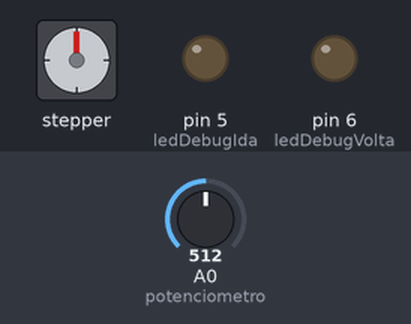
Bench run of a sketch on a simulated Arduino Uno, built with avr-gcc and run on an emulated ATmega328P. Parts: stepper motor, output pins drawn as LEDs (lit = HIGH). Wiring (inferred from the names in the program): stepper motor (200 steps per turn assumed): coils pin 8, pin 9, pin 10, pin 11. Inputs (shaded band) come from the test bench; at power-on: A0 (potenciometro) = 512. Pins used as bus, display or sensor lines are not drawn.

Above: at 1.2 s.
1.3 s: A0 (potenciometro) set to 487
At 1.9 s:
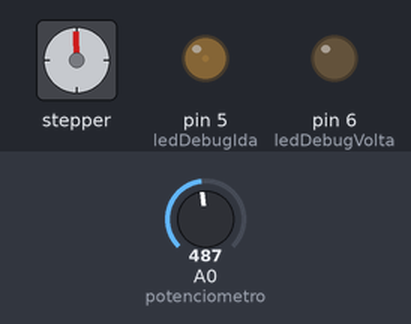
4.3 s: A0 (potenciometro) set to 510
At 5.7 s:
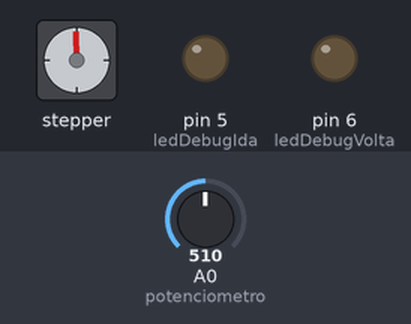
6.0 s: A0 (potenciometro) set to 534
At 6.6 s:
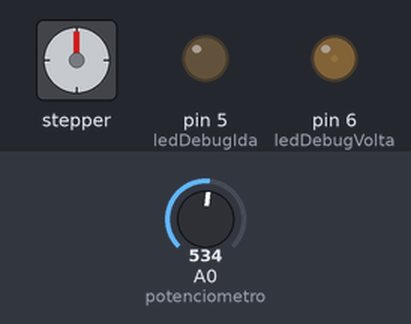
9.0 s: A0 (potenciometro) set to 716
At 9.4 s:
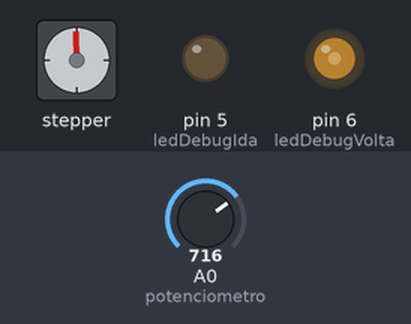
12.0 s: A0 (potenciometro) set to 900
At 12.6 s:
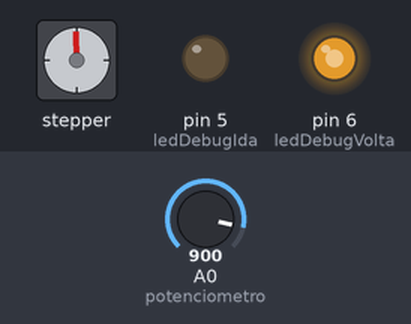
Timing chart, 0 to 16.0 s (numbered marks = the images above; inputs shaded):
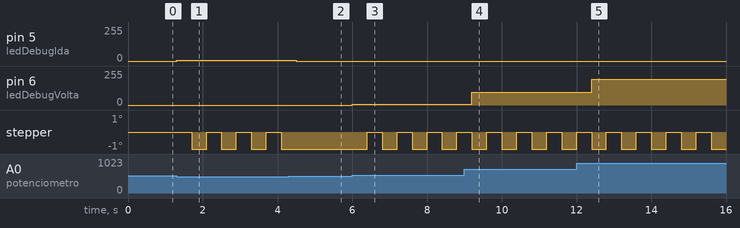

Measured:
- the behaviour switches between 500 and 499 on A0 (potenciometro) (found by bisection; images 0 and 1)
- after the input at 1.3 s, pin 5 (ledDebugIda): 0/255 → 7/255 at once; stepper: alternates -1° for 0.40 s and 0° for 0.40 s, starting after 0.40 s
- after the input at 4.3 s, pin 5 (ledDebugIda): 7/255 → 0/255 after 0.20 s; stepper: stops changing and stays -1°
- after the input at 6.0 s, pin 6 (ledDebugVolta): 0/255 → 4/255 at once; stepper: alternates -1° for 0.40 s and 0° for 0.40 s, starting after 0.40 s
- after the input at 9.0 s, pin 6 (ledDebugVolta): 4/255 → 97/255 after 0.20 s
- after the input at 12.0 s, pin 6 (ledDebugVolta): 97/255 → 192/255 after 0.40 s

The sketch:

meuStepper_L298N_01_.ino
```cpp
//Controlador de motor de passo
//Autor: Otavio Carneiro dos Santos
//Licenca: MIT (faca o que quiser!)
//v1.1 = dois LED's para debug: um para cada direcao
//v1.0 = Explicitamente manda sinal LOW para todos os polos quando deve ficar parado
//v0.8 = Controla a direcao e velocidade a partir da leitura do potenciometro
//v0.7 = Controle de velocidade de acordo com a leitura do potenciometro
//v0.6 = Contem algoritmo para leitura do potenciometro e
//        //exibicao em um led para debug

const int sinal1 = 8;
const int sinal2 = 9;
const int sinal3 = 10;
const int sinal4 = 11;

const int potenciometro = A0; //pino de entrada analogica
const int ledDebugIda = 5; //pino PWM com um resistor de 300R e um LED
const int ledDebugVolta = 6;

//delay entre os sinais
int pausa = 200; //min:2, max:20 (mais que isso trepida demais)

int valorPot = 0;
int valorDebug = 0;

void setup() {
  pinMode(sinal1, OUTPUT);
  pinMode(sinal2, OUTPUT);
  pinMode(sinal3, OUTPUT);
  pinMode(sinal4, OUTPUT);

  pinMode(ledDebugIda, OUTPUT);
  pinMode(ledDebugVolta, OUTPUT);
}

void loop() {
  valorPot = analogRead(potenciometro);
  //se o potenciometro estiver abaixo da metade, vai para frente
  if (valorPot < 500) {
    valorDebug = map(valorPot,0,499,255,0);
    analogWrite(ledDebugIda,valorDebug);
    analogWrite(ledDebugVolta,LOW);

    //pausa = map(valorPot,0,499,2,20);

    frente(); //4-2-3-1
  //se estiver acima da metade, vai para tras
  } else if (valorPot > 524) {
    valorDebug = map(valorPot,525,1023,0,255);
    analogWrite(ledDebugIda,LOW);
    analogWrite(ledDebugVolta,valorDebug);

    //pausa = map(valorPot,525,1023,20,2);
    tras();  //1-3-2-4
  //no meio, ha uma faixa de leituras em que o motor fica parado
  } else {
    analogWrite(ledDebugIda,LOW);
    analogWrite(ledDebugVolta,LOW);
    parar();
  }
}
//1-3-2-4
void frente() {
  enviaSinal1();  //sinal1: +-oo
  enviaSinal3();  //sinal3: oo+-
  enviaSinal2();  //sinal2: -+oo
  enviaSinal4();  //sinal4: oo-+
}

//4-2-3-1
void tras() {
  enviaSinal4();  //sinal4: oo-+
  enviaSinal2();  //sinal2: -+oo
  enviaSinal3();  //sinal3: oo+-
  enviaSinal1();  //sinal1: +-oo
}

void enviaSinal1() {
  //sinal1: +-oo
  digitalWrite(sinal2, LOW);
  digitalWrite(sinal3, LOW);
  digitalWrite(sinal4, LOW);
  digitalWrite(sinal1, HIGH);
  delay(pausa);
}

void enviaSinal2() {
  //sinal2: -+oo
  digitalWrite(sinal1, LOW);
  digitalWrite(sinal3, LOW);
  digitalWrite(sinal4, LOW);
  digitalWrite(sinal2, HIGH);
  delay(pausa);
}

void enviaSinal3() {
  //sinal3: oo+-
  digitalWrite(sinal1, LOW);
  digitalWrite(sinal2, LOW);
  digitalWrite(sinal4, LOW);
  digitalWrite(sinal3, HIGH);
  delay(pausa);
}

void enviaSinal4() {
  //sinal4: oo-+
  digitalWrite(sinal1, LOW);
  digitalWrite(sinal2, LOW);
  digitalWrite(sinal3, LOW);
  digitalWrite(sinal4, HIGH);
  delay(pausa);
}

//envia LOW para todos os sinais
void parar() {
  digitalWrite(sinal1, LOW);
  digitalWrite(sinal2, LOW);
  digitalWrite(sinal3, LOW);
  digitalWrite(sinal4, LOW);
}
```
